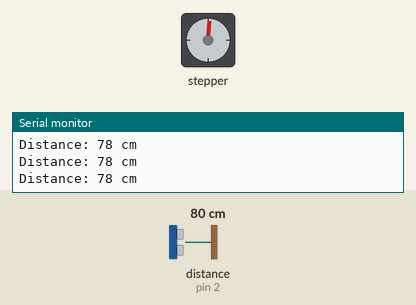
Simulated run of this sketch. Board: Arduino Uno, built with avr-gcc and run on an emulated ATmega328P. Shown: stepper motor, the last lines printed to the serial monitor. Wiring (inferred from the names in the program): ultrasonic range finder: trigger pin 3; echo pin 2. Inputs (shaded band) come from the test bench; at power-on: distance to the obstacle (sensor on pin 2) 80 cm. The echo pulse lasts 58.3 µs per cm; stepper angles assume 4096 steps per turn.

Above: at 1.2 s.
1.3 s: distance to the obstacle (sensor on pin 2) set to 2 cm
4.3 s: distance to the obstacle (sensor on pin 2) set to 250 cm
At 4.3 s:
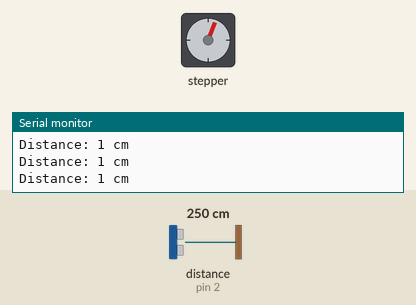
7.3 s: distance to the obstacle (sensor on pin 2) set to 18 cm
At 9.79 s:
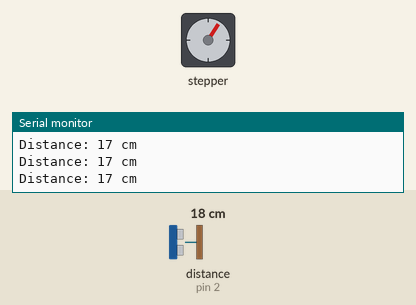
10.3 s: distance to the obstacle (sensor on pin 2) set to 138 cm
13.3 s: distance to the obstacle (sensor on pin 2) set to 145 cm
At 13.3 s:
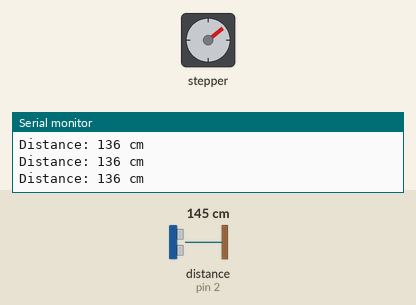
14.8 s: distance to the obstacle (sensor on pin 2) set to 4 cm
At 17.55 s:
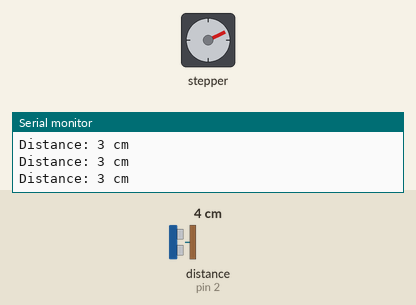
Timing chart, 0 to 31.6 s (numbered marks = the images above; inputs shaded):
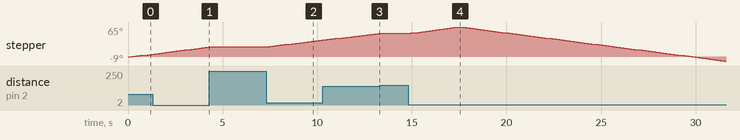

The sketch:

ultrasonic_arduinouno.ino
```cpp
#include <AccelStepper.h> //library motor stepper

#define echoPin 2 // attach pin D2 Arduino to pin Echo of HC-SR04
#define trigPin 3 //attach pin D3 Arduino to pin Trig of HC-SR04

// defines variables
long duration; // variable for the duration of sound wave travel
int distance; // variable for the distance measurement

#define HALFSTEP 8        // definisi jumlah step

// definisi pin Arduino pada driver motor

#define motorPin1 11 // IN1 pada ULN2003 driver 1

#define motorPin2 10 // IN2 pada ULN2003 driver 1

#define motorPin3 9 // IN3 pada ULN2003 driver 1

#define motorPin4 8 // IN4 pada ULN2003 driver 1

// inisiasi urutan pin IN1-IN3-IN2-IN4 untuk library AccelStepper dengan motor 28BYJ-48

AccelStepper stepper1(HALFSTEP, motorPin1, motorPin3, motorPin2, motorPin4);

void setup() {
  pinMode(trigPin, OUTPUT); // Sets the trigPin as an OUTPUT
  pinMode(echoPin, INPUT); // Sets the echoPin as an INPUT

  Serial.begin(9600); // // Serial Communication is starting with 9600 of baudrate speed
  Serial.println("Ultrasonic Sensor HC-SR04 Test"); // print some text in Serial Monitor
  Serial.println("with Arduino UNO R3");

 stepper1.setMaxSpeed(3000.0);    //setting kecepatan maksimal motor
 stepper1.setAcceleration(1000.0); //setting akselerasi
 stepper1.setSpeed(3000);            //setting kecepatan
 stepper1.moveTo(3000);        //setting untuk bergerak 3 putaran penuh
}

void loop() {
  // Clears the trigPin condition
  digitalWrite(trigPin, LOW);
  delayMicroseconds(2);
  // Sets the trigPin HIGH (ACTIVE) for 10 microseconds
  digitalWrite(trigPin, HIGH);
  delayMicroseconds(10);
  digitalWrite(trigPin, LOW);
  // Reads the echoPin, returns the sound wave travel time in microseconds
  duration = pulseIn(echoPin, HIGH);
  // Calculating the distance
  distance = duration * 0.034 / 2; // Speed of sound wave divided by 2 (go and back)
  // Displays the distance on the Serial Monitor
  Serial.print("Distance: ");
  Serial.print(distance);
  Serial.println(" cm");

  if(distance <= 140){
   if (stepper1.distanceToGo() == 0)
     {
      stepper1.moveTo(-stepper1.currentPosition());
      Serial.println(stepper1.currentPosition());
     }
  stepper1.run(); // perintah menjalankan motor stepper
  }else if(distance >= 140){
       if (stepper1.distanceToGo() == 0)
     {
      stepper1.moveTo(-stepper1.currentPosition());
      Serial.println(stepper1.currentPosition());
     }
  stepper1.stop(); // perintah menjalankan motor stepper
  }else{
       if (stepper1.distanceToGo() == 0)
     {
      stepper1.moveTo(-stepper1.currentPosition());
      Serial.println(stepper1.currentPosition());
     }
  stepper1.stop(); // perintah menjalankan motor stepper
  }
}
```

Measured:
- the behaviour switches between 142 and 143 cm on distance to the obstacle (sensor on pin 2) (found by bisection; images 2 and 3)
- after the input at 4.3 s, stepper: stops changing and stays 22°
- after the input at 7.3 s, stepper: keeps turning clockwise at about 5°/s, starting after 0.18 s
- after the input at 13.3 s, stepper: stops changing and stays 51°
- after the input at 14.8 s, stepper: turns 14° clockwise in 2.5 s, then 74° counter-clockwise in 13.8 s
